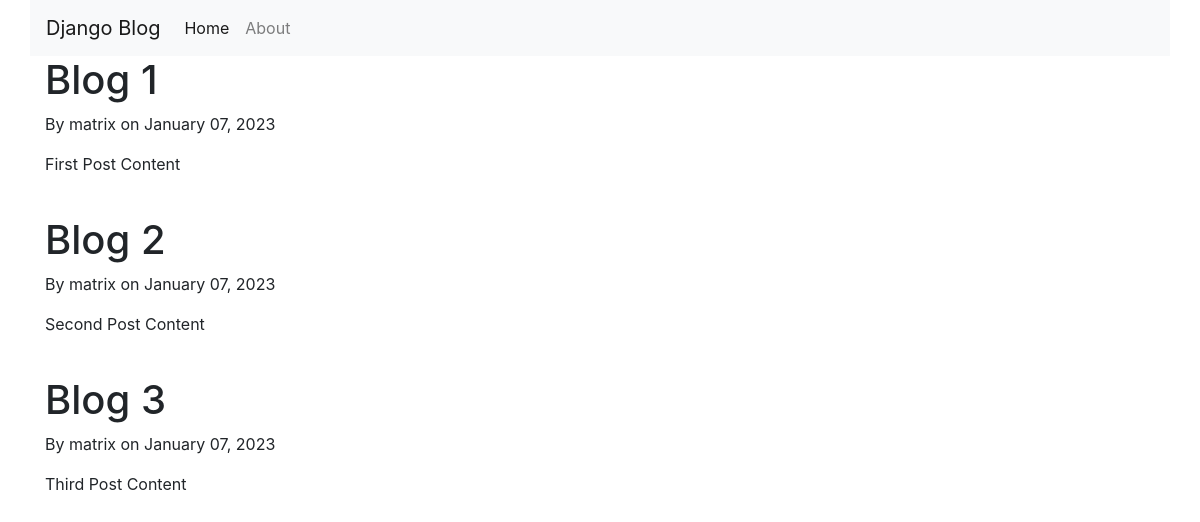
Before: / with the older database file.
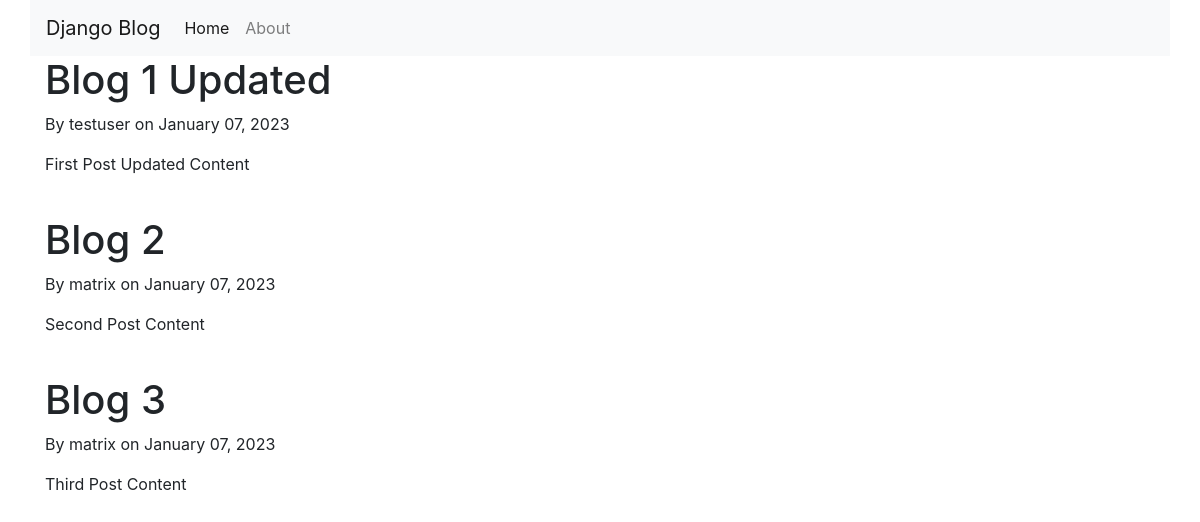
After: the same page with the newer database file.
### blog/models.py (models this page shows, shortened)
class Post(models.Model):
    title = models.CharField(max_length=100)
    content = models.TextField()
    date_posted = models.DateTimeField(default=timezone.now)
    author = models.ForeignKey(User, on_delete=models.CASCADE)

### blog/views.py (the view)
# urls.py: path('', views.home, name='blog-home'),
def home(request):
    context = {
        'posts' : Post.objects.all()
    }
    return render(request,'blog/home.html', context)

### blog/templates/blog/home.html
{% extends 'blog/base.html' %}
{% block content %}
    {% for post in posts %}
        <h1>{{ post.title }}</h1>
        <p>By {{ post.author }} on {{ post.date_posted | date:"F d, Y" }}</p>
        <p>{{ post.content }}</p>
        <br>
    {% endfor %}
{% endblock content %}

Changed rows visible on the page:
changed Post: title "Blog 1" → "Blog 1 Updated"; author "matrix" → "testuser"; content "First Post Content" → "First Post Updated Content"
